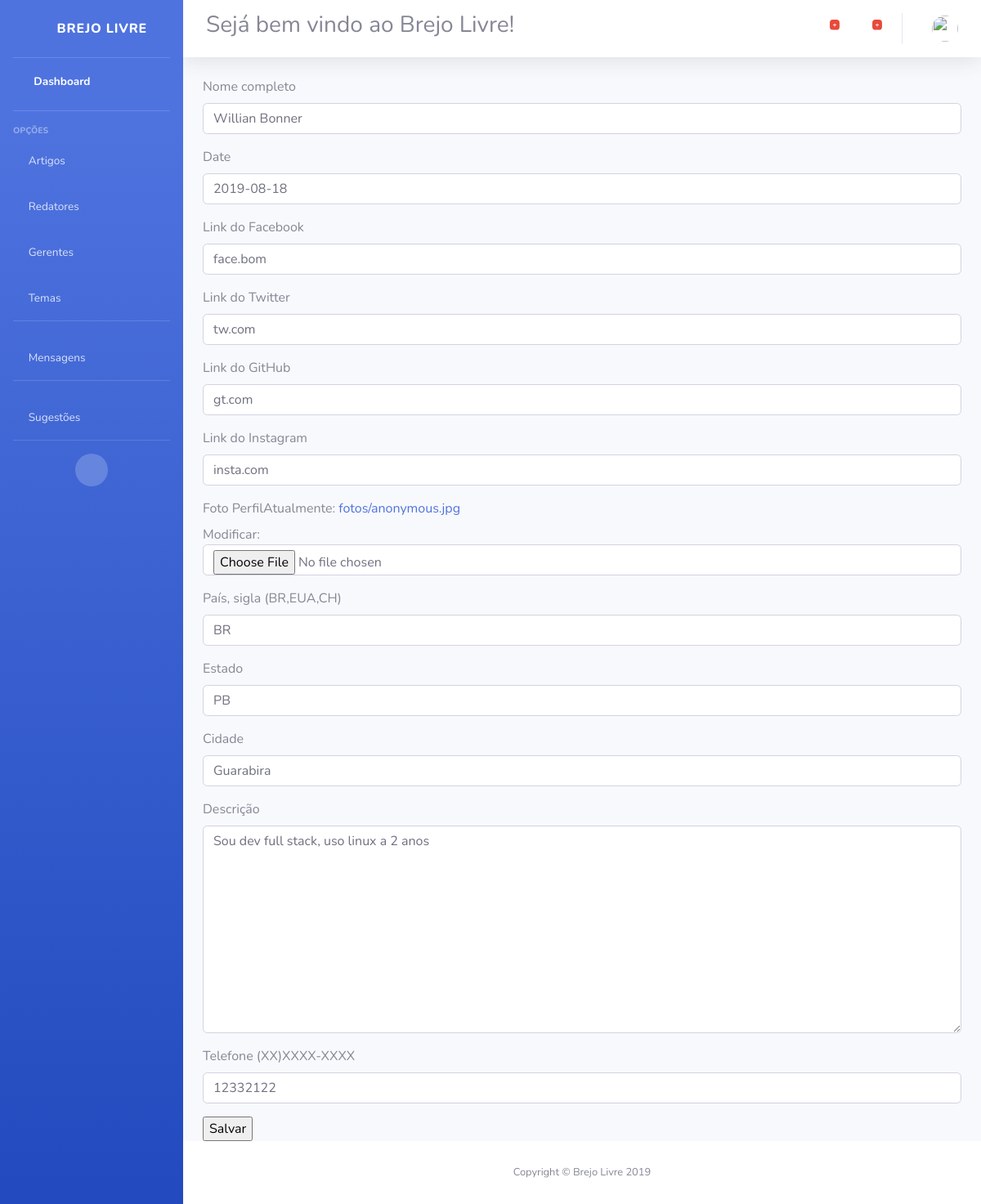
The app's page /dashboard/redator/1/edit (signed in) with its own data.
### home/models.py (models this page shows, shortened)
class Redator(models.Model):
	login_senha = models.OneToOneField(User, related_name="usuario",on_delete=models.PROTECT)
	nome_completo = models.CharField(max_length=255, null=True, verbose_name = "Nome completo")
	data_criacao = models.DateField(("Date"), default=datetime.date.today)
	facebook = models.CharField(max_length=255, null=True, verbose_name = "Link do Facebook")
	twitter = models.CharField(max_length=255, null=True, verbose_name = "Link do Twitter")
	github = models.CharField(max_length=255, null=True, verbose_name = "Link do GitHub")
	instagram = models.CharField(max_length=255, null=True, verbose_name = "Link do Instagram")
	logo = models.FileField(upload_to='fotos', blank=False, null=True, default='fotos/anonymous.jpg', verbose_name = "Foto Perfil")
	pais = models.CharField(max_length=5, default="BR", null=True,  verbose_name = "País, sigla (BR,EUA,CH) ")
	estado = models.CharField(max_length=4, blank=False, null=False, verbose_name = "Estado")
	cidade = models.CharField(max_length=80, blank=False, null=False, verbose_name = "Cidade")
	descricao = models.TextField(max_length=255, null=True, verbose_name = "Descrição")
	telefone = models.CharField(max_length=50, blank=False, null=False, verbose_name = "Telefone (XX)XXXX-XXXX")
	ativo = models.BooleanField(default=True)
	status = models.CharField(max_length=2, default=1)

### redator/views.py (the view)
# urls.py: path('redator/<int:pk>/edit', RedatorUpdate.as_view(), name="att_redator"),
class RedatorUpdate(LoginRequiredMixin,UpdateView):
    login_url = '/login/'
    model = Redator
    fields = ["nome_completo","data_criacao","facebook","twitter","github","instagram","logo","pais","estado","cidade","descricao","telefone"]
    template_name = 'redator/redator_form.html'
    success_url = '/dashboard/redatores/'
    def get_context_data(self, **kwargs):
        context = super(RedatorUpdate, self).get_context_data(**kwargs)
        return context

### redator/templates/redator/redator_form.html (shortened to what this page needs)
{% extends "dashboard/base.html" %}
{% load static %}
{% load bootstrap4 %}
{% block main %}
    <form method="post" enctype="multipart/form-data">
        {% bootstrap_form form %}
        <input type="submit" value="Salvar">
    </form>
{% endblock %}

### records on screen
Redator: nome_completo "Willian Bonner", data_criacao "2019-08-18", facebook "face.bom", twitter "tw.com", github "gt.com", instagram "insta.com", pais "BR", estado "PB", cidade "Guarabira", descricao "Sou dev full stack, uso linux a 2 anos", telefone "12332122"
